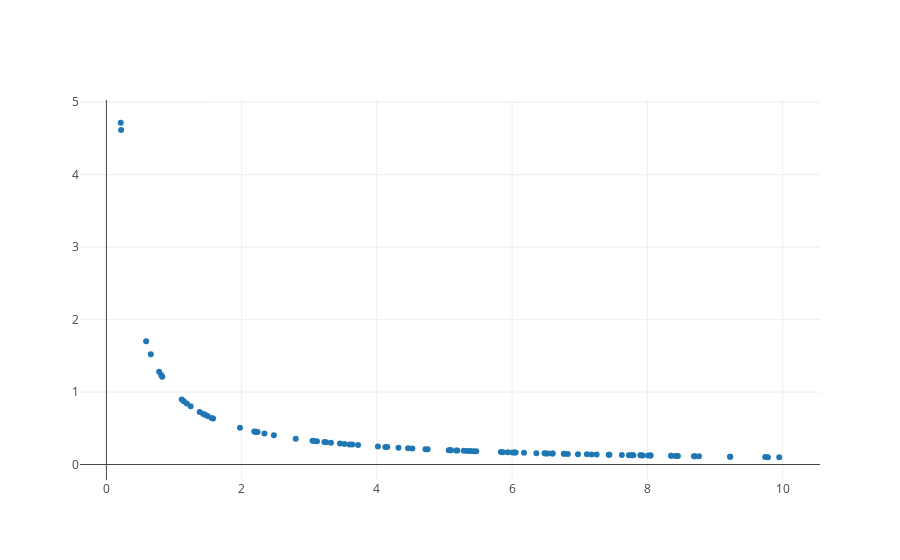

Source (notebook cell):
### Code cell
# Imports.
import plotly.offline as py
from plotly.offline import init_notebook_mode, iplot
import plotly.graph_objs as go
import numpy as np

# Initialize plotly for Jupyter notebooks.
init_notebook_mode(connected=True)

# Initialize data sets.
gx = []
gy = []

# Randomly generate data based on user defined volume and number of trials.
for i in range(0, N):
    temp = np.random.random_sample() * volume
    
    # Prevent large outliers.
    while(1/temp > volume/2):
        temp = np.random.random_sample() * volume
    
    gx.append(temp)
    gy.append(1/temp)
    

# Create a trace.
trace = go.Scatter(
    x = gx,
    y = gy,
    mode = 'markers'
)

# Plot graph
data = [trace]
py.iplot(data, filename='basic-scatter')
